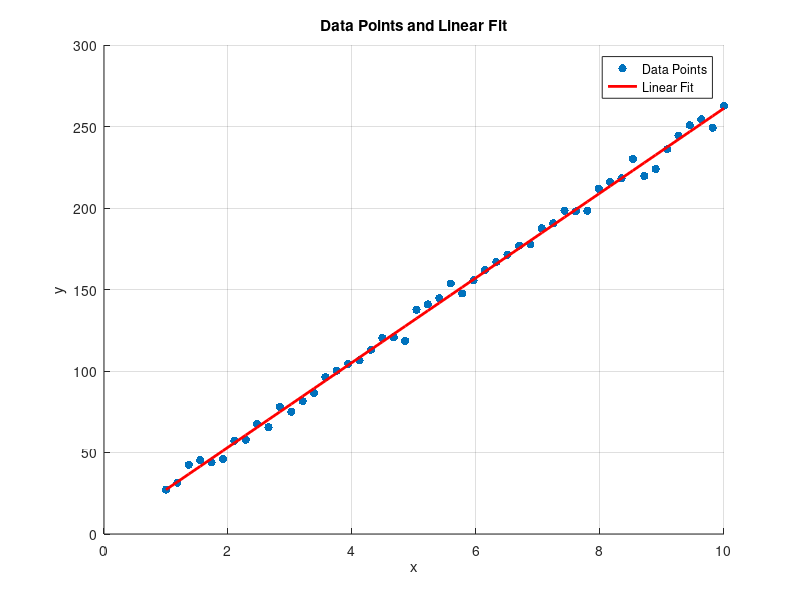

The MATLAB script that drew this image:
R = 26;
n = 50; 
x = linspace(1, 10, n);
y = R * x + randn(1, n) * 5; 
figure;
scatter(x, y, 'filled');
hold on;
p = polyfit(x, y, 1); 
y_fit = polyval(p, x);
plot(x, y_fit, '-r', 'LineWidth', 2);
xlabel('x');
ylabel('y');
title('Data Points and Linear Fit');
legend('Data Points', 'Linear Fit');
grid on;
